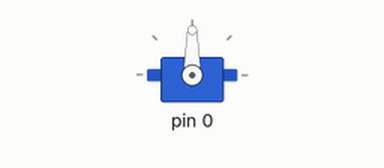
This sketch was run on a simulated Arduino Uno, built for the host (arithmetic inside an expression is 32-bit, double 64-bit). On the bench: servo.

Above: at 0.05 s.
Timing chart, 0 to 4.6 s (numbered marks = the images above):
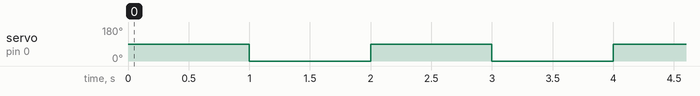

Measured:
- by itself, servo on pin 0: alternates 90° for 1.0 s and 0° for 1.0 s

The sketch:

Servo.ino
```cpp
#include<Servo.h>

int servoPin = PA0;

Servo myServo;

void setup(){
  myServo.attach(servoPin);
}

void loop(){
  myServo.write(90);
  delay(1000);
  myServo.write(0);
  delay(1000);
}
```
